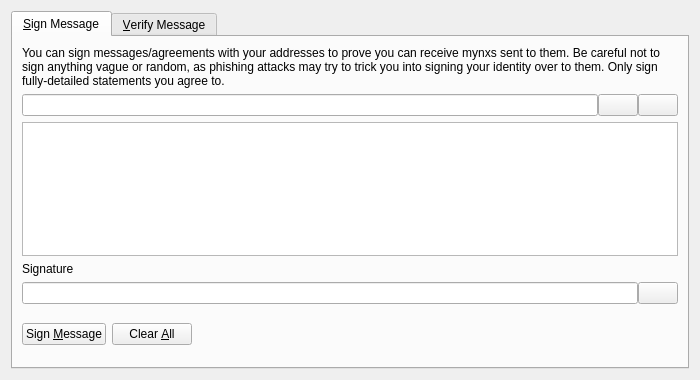
<?xml version="1.0" encoding="UTF-8"?>
<ui version="4.0">
 <class>SignVerifyMessageDialog</class>
 <widget class="QDialog" name="SignVerifyMessageDialog">
  <property name="geometry">
   <rect>
    <x>0</x>
    <y>0</y>
    <width>700</width>
    <height>380</height>
   </rect>
  </property>
  <property name="windowTitle">
   <string>Signatures - Sign / Verify a Message</string>
  </property>
  <property name="modal">
   <bool>true</bool>
  </property>
  <layout class="QVBoxLayout" name="verticalLayout">
   <item>
    <widget class="QTabWidget" name="tabWidget">
     <property name="currentIndex">
      <number>0</number>
     </property>
     <widget class="QWidget" name="tabSignMessage">
      <attribute name="title">
       <string>&amp;Sign Message</string>
      </attribute>
      <layout class="QVBoxLayout" name="verticalLayout_SM">
       <item>
        <widget class="QLabel" name="infoLabel_SM">
         <property name="text">
          <string>You can sign messages/agreements with your addresses to prove you can receive mynxs sent to them. Be careful not to sign anything vague or random, as phishing attacks may try to trick you into signing your identity over to them. Only sign fully-detailed statements you agree to.</string>
         </property>
         <property name="textFormat">
          <enum>Qt::PlainText</enum>
         </property>
         <property name="wordWrap">
          <bool>true</bool>
         </property>
        </widget>
       </item>
       <item>
        <layout class="QHBoxLayout" name="horizontalLayout_1_SM">
         <property name="spacing">
          <number>0</number>
         </property>
         <item>
          <widget class="QValidatedLineEdit" name="addressIn_SM">
           <property name="toolTip">
            <string>The Mynx address to sign the message with</string>
           </property>
          </widget>
         </item>
         <item>
          <widget class="QPushButton" name="addressBookButton_SM">
           <property name="toolTip">
            <string>Choose previously used address</string>
           </property>
           <property name="text">
            <string/>
           </property>
           <property name="icon">
            <iconset resource="../bitcoin.qrc">
             <normaloff>:/icons/address-book</normaloff>:/icons/address-book</iconset>
           </property>
           <property name="shortcut">
            <string>Alt+A</string>
           </property>
           <property name="autoDefault">
            <bool>false</bool>
           </property>
          </widget>
         </item>
         <item>
          <widget class="QPushButton" name="pasteButton_SM">
           <property name="toolTip">
            <string>Paste address from clipboard</string>
           </property>
           <property name="text">
            <string/>
           </property>
           <property name="icon">
            <iconset resource="../bitcoin.qrc">
             <normaloff>:/icons/editpaste</normaloff>:/icons/editpaste</iconset>
           </property>
           <property name="shortcut">
            <string>Alt+P</string>
           </property>
           <property name="autoDefault">
            <bool>false</bool>
           </property>
          </widget>
         </item>
        </layout>
       </item>
       <item>
        <widget class="QPlainTextEdit" name="messageIn_SM">
         <property name="toolTip">
          <string>Enter the message you want to sign here</string>
         </property>
        </widget>
       </item>
       <item>
        <widget class="QLabel" name="signatureLabel_SM">
         <property name="text">
          <string>Signature</string>
         </property>
         <property name="textFormat">
          <enum>Qt::PlainText</enum>
         </property>
        </widget>
       </item>
       <item>
        <layout class="QHBoxLayout" name="horizontalLayout_2_SM">
         <property name="spacing">
          <number>0</number>
         </property>
         <item>
          <widget class="QLineEdit" name="signatureOut_SM">
           <property name="font">
            <font>
             <italic>true</italic>
            </font>
           </property>
           <property name="readOnly">
            <bool>true</bool>
           </property>
          </widget>
         </item>
         <item>
          <widget class="QPushButton" name="copySignatureButton_SM">
           <property name="toolTip">
            <string>Copy the current signature to the system clipboard</string>
           </property>
           <property name="text">
            <string/>
           </property>
           <property name="icon">
            <iconset resource="../bitcoin.qrc">
             <normaloff>:/icons/editcopy</normaloff>:/icons/editcopy</iconset>
           </property>
           <property name="autoDefault">
            <bool>false</bool>
           </property>
          </widget>
         </item>
        </layout>
       </item>
       <item>
        <layout class="QHBoxLayout" name="horizontalLayout_3_SM">
         <item>
          <widget class="QPushButton" name="signMessageButton_SM">
           <property name="toolTip">
            <string>Sign the message to prove you own this Mynx address</string>
           </property>
           <property name="text">
            <string>Sign &amp;Message</string>
           </property>
           <property name="icon">
            <iconset resource="../bitcoin.qrc">
             <normaloff>:/icons/edit</normaloff>:/icons/edit</iconset>
           </property>
           <property name="autoDefault">
            <bool>false</bool>
           </property>
          </widget>
         </item>
         <item>
          <widget class="QPushButton" name="clearButton_SM">
           <property name="toolTip">
            <string>Reset all sign message fields</string>
           </property>
           <property name="text">
            <string>Clear &amp;All</string>
           </property>
           <property name="icon">
            <iconset resource="../bitcoin.qrc">
             <normaloff>:/icons/remove</normaloff>:/icons/remove</iconset>
           </property>
           <property name="autoDefault">
            <bool>false</bool>
           </property>
          </widget>
         </item>
         <item>
          <spacer name="horizontalSpacer_1_SM">
           <property name="orientation">
            <enum>Qt::Horizontal</enum>
           </property>
           <property name="sizeHint" stdset="0">
            <size>
             <width>40</width>
             <height>48</height>
            </size>
           </property>
          </spacer>
         </item>
         <item>
          <widget class="QLabel" name="statusLabel_SM">
           <property name="font">
            <font>
             <weight>75</weight>
             <bold>true</bold>
            </font>
           </property>
           <property name="text">
            <string/>
           </property>
           <property name="wordWrap">
            <bool>true</bool>
           </property>
          </widget>
         </item>
         <item>
          <spacer name="horizontalSpacer_2_SM">
           <property name="orientation">
            <enum>Qt::Horizontal</enum>
           </property>
           <property name="sizeHint" stdset="0">
            <size>
             <width>40</width>
             <height>48</height>
            </size>
           </property>
          </spacer>
         </item>
        </layout>
       </item>
      </layout>
     </widget>
     <widget class="QWidget" name="tabVerifyMessage">
      <attribute name="title">
       <string>&amp;Verify Message</string>
      </attribute>
      <layout class="QVBoxLayout" name="verticalLayout_VM">
       <item>
        <widget class="QLabel" name="infoLabel_VM">
         <property name="text">
          <string>Enter the receiver's address, message (ensure you copy line breaks, spaces, tabs, etc. exactly) and signature below to verify the message. Be careful not to read more into the signature than what is in the signed message itself, to avoid being tricked by a man-in-the-middle attack. Note that this only proves the signing party receives with the address, it cannot prove sendership of any transaction!</string>
         </property>
         <property name="textFormat">
          <enum>Qt::PlainText</enum>
         </property>
         <property name="alignment">
          <set>Qt::AlignLeading|Qt::AlignLeft|Qt::AlignTop</set>
         </property>
         <property name="wordWrap">
          <bool>true</bool>
         </property>
        </widget>
       </item>
       <item>
        <layout class="QHBoxLayout" name="horizontalLayout_1_VM">
         <property name="spacing">
          <number>0</number>
         </property>
         <item>
          <widget class="QValidatedLineEdit" name="addressIn_VM">
           <property name="toolTip">
            <string>The Mynx address the message was signed with</string>
           </property>
          </widget>
         </item>
         <item>
          <widget class="QPushButton" name="addressBookButton_VM">
           <property name="toolTip">
            <string>Choose previously used address</string>
           </property>
           <property name="text">
            <string/>
           </property>
           <property name="icon">
            <iconset resource="../bitcoin.qrc">
             <normaloff>:/icons/address-book</normaloff>:/icons/address-book</iconset>
           </property>
           <property name="shortcut">
            <string>Alt+A</string>
           </property>
           <property name="autoDefault">
            <bool>false</bool>
           </property>
          </widget>
         </item>
        </layout>
       </item>
       <item>
        <widget class="QPlainTextEdit" name="messageIn_VM"/>
       </item>
       <item>
        <widget class="QValidatedLineEdit" name="signatureIn_VM"/>
       </item>
       <item>
        <layout class="QHBoxLayout" name="horizontalLayout_2_VM">
         <item>
          <widget class="QPushButton" name="verifyMessageButton_VM">
           <property name="toolTip">
            <string>Verify the message to ensure it was signed with the specified Mynx address</string>
           </property>
           <property name="text">
            <string>Verify &amp;Message</string>
           </property>
           <property name="icon">
            <iconset resource="../bitcoin.qrc">
             <normaloff>:/icons/transaction_0</normaloff>:/icons/transaction_0</iconset>
           </property>
           <property name="autoDefault">
            <bool>false</bool>
           </property>
          </widget>
         </item>
         <item>
          <widget class="QPushButton" name="clearButton_VM">
           <property name="toolTip">
            <string>Reset all verify message fields</string>
           </property>
           <property name="text">
            <string>Clear &amp;All</string>
           </property>
           <property name="icon">
            <iconset resource="../bitcoin.qrc">
             <normaloff>:/icons/remove</normaloff>:/icons/remove</iconset>
           </property>
           <property name="autoDefault">
            <bool>false</bool>
           </property>
          </widget>
         </item>
         <item>
          <spacer name="horizontalSpacer_1_VM">
           <property name="orientation">
            <enum>Qt::Horizontal</enum>
           </property>
           <property name="sizeHint" stdset="0">
            <size>
             <width>40</width>
             <height>48</height>
            </size>
           </property>
          </spacer>
         </item>
         <item>
          <widget class="QLabel" name="statusLabel_VM">
           <property name="font">
            <font>
             <weight>75</weight>
             <bold>true</bold>
            </font>
           </property>
           <property name="text">
            <string/>
           </property>
           <property name="wordWrap">
            <bool>true</bool>
           </property>
          </widget>
         </item>
         <item>
          <spacer name="horizontalSpacer_2_VM">
           <property name="orientation">
            <enum>Qt::Horizontal</enum>
           </property>
           <property name="sizeHint" stdset="0">
            <size>
             <width>40</width>
             <height>48</height>
            </size>
           </property>
          </spacer>
         </item>
        </layout>
       </item>
      </layout>
     </widget>
    </widget>
   </item>
  </layout>
 </widget>
 <customwidgets>
  <customwidget>
   <class>QValidatedLineEdit</class>
   <extends>QLineEdit</extends>
   <header>qvalidatedlineedit.h</header>
  </customwidget>
 </customwidgets>
 <resources>
  <include location="../bitcoin.qrc"/>
 </resources>
 <connections/>
</ui>
